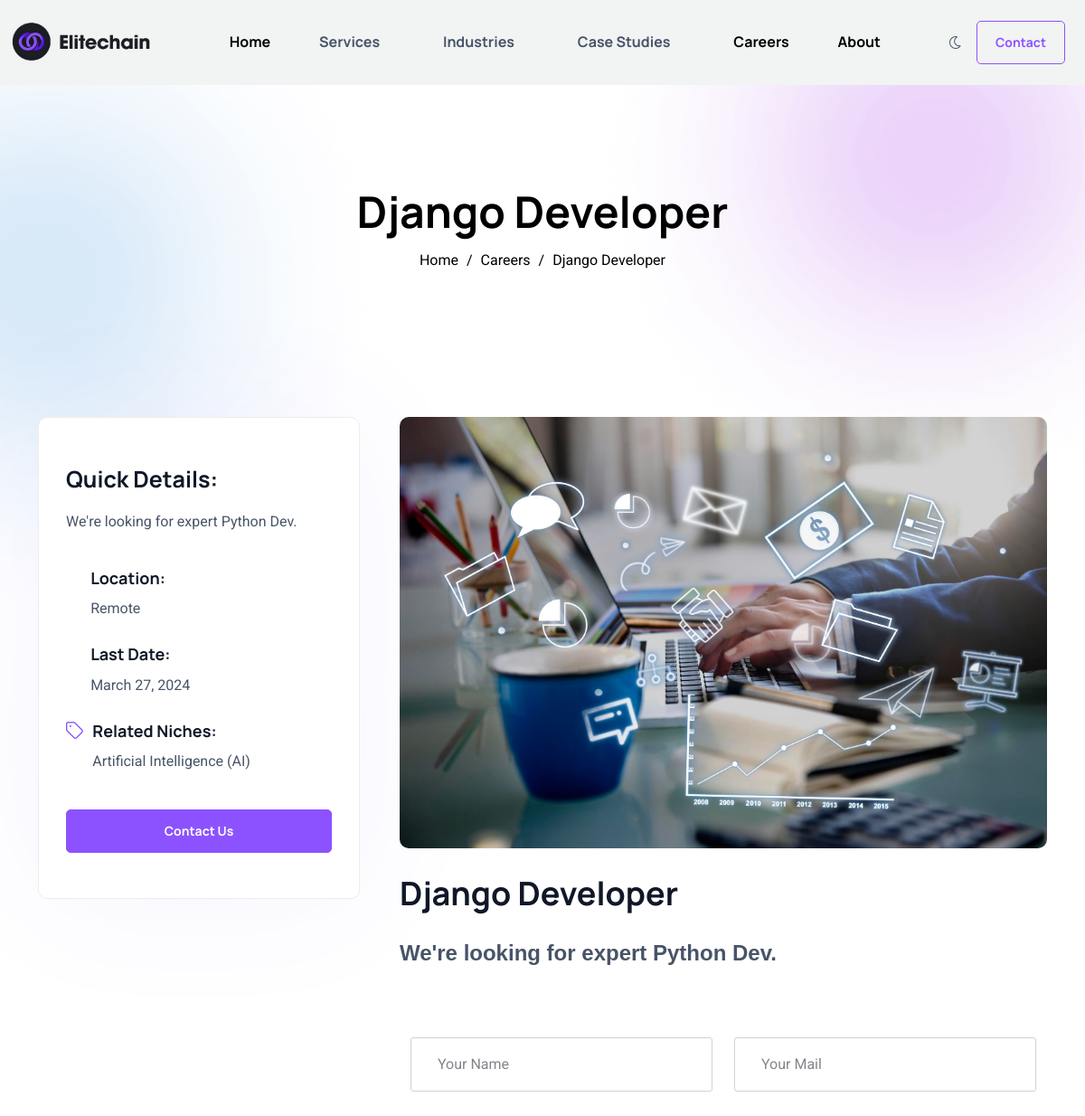
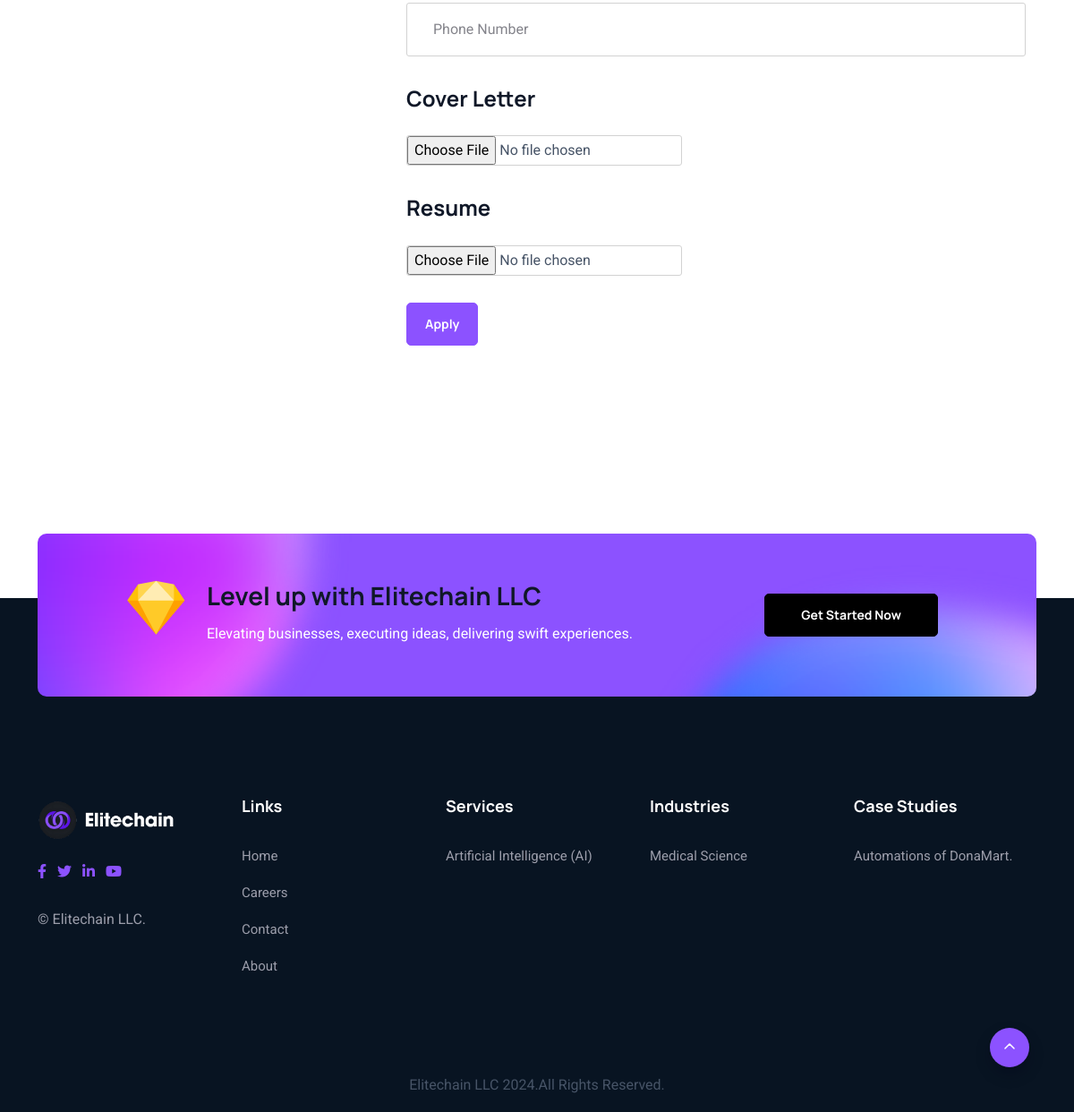
/careers/apply/django-developer, run on the app's committed database (2 pictures, top to bottom).
### client/models.py (models this page shows, shortened)
class Job(models.Model):
    name = models.CharField(max_length=90, null=False, blank=False)
    slug = models.SlugField(max_length=90, null=False, blank=False)
    short_detail = models.CharField(max_length=200, null=False, blank=False)
    date = models.DateField(null=False, blank=False,default=datetime.now)
    active = models.BooleanField(null=False, blank=False,default=False)
    location = models.CharField(max_length=200, null=False, blank=False,default="Location")
    tags = models.ManyToManyField(Tag)
    details = FroalaField()
    class Meta:
        indexes = [
            models.Index(fields=['name']),
        ]

class Tag(models.Model):
    tag_name = models.CharField(max_length=90)

class Industries(models.Model):
    name = models.CharField(max_length=90, null=False, blank=False)
    title = models.CharField(max_length=180, null=False, blank=False)
    core_line = models.CharField(max_length=400, null=False, blank=False)
    square_image = models.ImageField(upload_to='services/')
    image = models.ImageField(upload_to='services/')
    tags = models.ManyToManyField(Tag)  # Change ForeignKey to ManyToManyField
    description = FroalaField()  # Fixed typo in field name

class CaseStudies(models.Model):
    name = models.CharField(max_length=90, null=False, blank=False)
    slug = models.SlugField(max_length=300, null=False, blank=False)
    title = models.CharField(max_length=180, null=False, blank=False)
    core_line = models.CharField(max_length=400, null=False, blank=False)
    date = models.DateField(null=False, blank=False)
    image = models.ImageField(upload_to='services/')
    square_image = models.ImageField(upload_to='services/')
    tags = models.ManyToManyField(Tag)  # Change ForeignKey to ManyToManyField
    description = FroalaField()  # Fixed typo in field name

### client/views.py (the view, shortened to what this page needs)
# urls.py: path('careers/apply/<slug:name>',ApplyView.as_view(),name="Apply"),
class ApplyView(TemplateView):
    template_name = 'apply.html'
    def get_context_data(self, **kwargs):
        context = super().get_context_data(**kwargs)
        name = kwargs.get('name')
        job_detail = Job.objects.get(slug=name)
        services = Service.objects.values_list('name', flat=True)
        services_with_slugs = [(name, slugify(name)) for name in services]
        context["services"] = services_with_slugs
        context["Job"] = job_detail
        services = Service.objects.values_list('name', flat=True)
        services_with_slugs = [(name, slugify(name)) for name in services]
        context["services"] = services_with_slugs
        cases1 = CaseStudies.objects.values('name','slug')
        context["cases1"] = cases1
        industries1 = Industries.objects.values_list('name', flat=True)
        industries1_with_slugs = [(name, slugify(name)) for name in industries1]
        context["industries1"] = industries1_with_slugs
        return context

### client/templates/apply.html (shortened to what this page needs)
{% extends "plate.html" %}
{% load static %}
{% block body %}
<div id="smooth-wrapper">
<div id="smooth-content">
<div class="xc-breadcrumb__area">
<div class="xc-breadcrumb__bg w-img">
<img alt="" src="{% static 'assets/img/backgroud/breadcrumb-bg.png' %}"/>
</div>
<div class="container">
<div class="row">
<div class="col-xxl-12">
<div class="xc-breadcrumb__content text-center p-relative z-index-1">
<h3 class="xc-breadcrumb__title">{{Job.name}}</h3>
<div class="xc-breadcrumb__list">
<span><a href="#">Home</a></span>
<span class="dvdr">/</span>
<span><a href="/careers/">Careers</a></span>
<span class="dvdr">/</span>
<span>{{Job.name}}</span>
</div>
</div>
</div>
</div>
</div>
</div>
<section class="service__area pt-120 pb-30">
<div class="container">
<div class="row">
<div class="col-lg-8">
<div class="xc-service-details__left mb-90">
<div class="xc-service-details__img w-img">
<img alt="" src="{% static 'assets/img/resourse/service-details.jpg' %}"/>
</div>
<h2>{{Job.name}}</h2>
<p>{{Job.details | safe}}</p>
                <div class="xc-contact-page__section pt-50 pb-90">
                    <div class="container">
                        <div class="row">
                                <div class="xc-contact-page__form">
                                    <form method="POST">
                                        <div class="row">
                                            <div class="col-lg-6">
                                                <div class="xc-contact-page__input-box">
                                                    <input type="text" id="name" name="name" placeholder="Your Name" required>
                                                </div>
                                            </div>
                                            <div class="col-lg-6">
                                                <div class="xc-contact-page__input-box">
                                                    <input type="email" id="email" name="email" placeholder="Your Mail" required>
                                                </div>
                                            </div>
                                            <div class="col-12">
                                                <div class="xc-contact-page__input-box">
                                                    <input type="text" id="subject" name="number" placeholder="Phone Number" required>
                                                </div>
                                            </div>
                                             <div class="col-12">
                                                <div class="xc-contact-page__input-box">
                                                    <h4>Cover Letter</h4>
                                                    <input type="file" id="subject" name="cover_letter" placeholder="Phone Number" required>
                                                </div>
                                            </div>
                                             <div class="col-12">
                                                <div class="xc-contact-page__input-box">
                                                    <h4>Resume</h4>
                                                    <input type="file" id="subject" name="resume" placeholder="Phone Number" required>
                                                </div>
                                            </div>
                                            <div class="col-12">
                                                <div class="">
                                                    <button type="submit" class="xc-btn">Apply</button>
                                                </div>
                                            </div>
                                        </div>
                                    </form>
                            </div>
                        </div>
                    </div>
                </div>
</div>
</div>
<div class="col-lg-4 order-lg-first">
<div class="xc-service-details__right">
<div class="xc-service-details__right-content">
<h3 class="xc-service-details__sidebar-title">Quick Details:</h3>
<p>{{Job.short_detail}}</p>
</div>
<div class="xc-service-details__meta flex-wrap mb-40">
<div class="xc-service-details__meta-item d-flex align-items-start">
<div class="xc-service-details__meta-icon">
<span class="xc-icon"><i class="fa-thin fa-user-tie"></i></span>
</div>
<div class="xc-service-details__meta-content">
<h5>Location:</h5>
<span>{{Job.location}}</span>
</div>
</div>
<div class="xc-service-details__meta-item d-flex align-items-start">
<div class="xc-service-details__meta-icon">
<span class="xc-icon"><i class="fa-thin fa-award"></i></span>
</div>
<div class="xc-service-details__meta-content">
<h5>Last Date:</h5>
<span>{{Job.date}}</span>
</div>
</div>
<div class="xc-service-details__meta-item d-flex align-items-start">
<div class="xc-service-details__meta-icon">
<span><i class="fa-light fa-tag"></i></span>
</div>
<div class="xc-service-details__meta-content">
<h5>Related Niches:</h5>
<span>
  {% for tag in Job.tags.all %}
        {{ tag.tag_name }}
                            {% endfor %}
</span>
</div>
</div>
</div>
<div class="xc-service-details__info-btn">
<a class="xc-btn w-100 text-center" href="/contact/">Contact Us</a>
</div>
</div>
</div>
</div>
</div>
</section>
{% endblock body %}

### client/templates/plate.html (shortened to what this page needs)
{% load static %}
<!DOCTYPE html>
<html class="no-js" lang="zxx">
<head>
<link href="{% static 'assets/vendors/bootstrap/css/bootstrap.min.css' %}" rel="stylesheet" type="text/css"/>
<link href="{% static 'assets/vendors/mean-menu/meanmenu.css' %}" rel="stylesheet" type="text/css"/>
<link href="{% static 'assets/vendors/odometer/odometer.min.css' %}" rel="stylesheet" type="text/css"/>
<link href="{% static 'assets/vendors/magnific-popup/magnific-popup.css' %}" rel="stylesheet" type="text/css"/>
<link href="{% static 'assets/vendors/animate/animate.css' %}" rel="stylesheet" type="text/css"/>
<link href="{% static 'assets/vendors/swiper/swiper-bundle.css' %}" rel="stylesheet" type="text/css"/>
<link href="{% static 'assets/vendors/owl-carousel/owl.carousel.min.css' %}" rel="stylesheet" type="text/css"/>
<link href="{% static 'assets/vendors/owl-carousel/owl.theme.default.min.css' %}" rel="stylesheet" type="text/css"/>
<link href="{% static 'assets/vendors/nice-select/nice-select.css' %}" rel="stylesheet" type="text/css"/>
<link href="{% static 'assets/vendors/font-awesome-pro/css/fontawesome.min.css' %}" rel="stylesheet" type="text/css"/>
<link href="{% static 'assets/vendors/spacing/spacing.css' %}" rel="stylesheet" type="text/css"/>
<link href="{% static 'assets/css/main.css' %}" rel="stylesheet" type="text/css"/>
</head>
<body>
<div class="xc-page-wrapper">
<header>
<div class="xc-header-one__header theme-bg-3">
<div class="xc-header-one__main" id="xc-header-sticky">
<div class="container modified-header">
<div class="xc-header-one__main-wrapper">
<div class="xc-header-one__left">
<div class="xc-header-one__logo xc-disabled-dark">
<a href="index.html"><img alt="logo" src="{% static 'assets/Elitechain-dark.png' %}"/></a>
</div>
</div>
<div class="xc-header-one__right">
<div class="xc-header-one__right-menu d-flex flex-wrap justify-content-between align-items-center">
<div class="main-menu d-none d-xl-block">
<nav id="mobile-menu">
<ul class="ul-0">
<li>
<a href="/">Home</a>
</li>
<li class="has-dropdown">
<a>Services</a>
</li>
<li class="has-dropdown">
<a>Industries</a>
</li>
<li class="has-dropdown">
<a>Case Studies</a>
</li>
<li>
<a href="/careers/">Careers</a>
</li>
<li><a href="/about/">About</a></li>
</ul>
</nav>
</div>
<div class="xc-header-one__right-btn d-none d-md-flex">
<button class="xc-dark-swich">
<i class="moon fa-light fa-moon"></i>
</button>
<div class="xc-header-bnt-1">
<a class="xc-border-btn" href="/contact/">Contact</a>
</div>
</div>
</div>
</div>
</div>
</div>
</div>
</div>
</header>
<div class="xc-back-to-top-wrapper xc-back-to-top-btn-show">
<button class="xc-back-to-top-btn" id="xc_back-to-top" type="button">
<svg fill="none" height="7" viewbox="0 0 12 7" width="12" xmlns="http://www.w3.org/2000/svg">
<path d="M11 6L6 1L1 6" stroke="currentColor" stroke-linecap="round" stroke-linejoin="round" stroke-width="1.5"></path>
</svg>
</button>
</div>
{% block body %}{% endblock body %}
<div class="xc-cta-two__section wow xcfadeUp">
<div class="container">
<div class="xc-cta-two__inner theme-bg p-relative z-1 include-bg" data-background="{% static 'assets/img/shapes/cta-shape-2.png' %}">
<div class="row align-items-center">
<div class="col-md-8">
<div class="xc-cta-two__content">
<div class="xc-cta-two__icon">
<img alt="" src="{% static 'assets/img/icons/fun-6.png' %}"/>
</div>
<div class="xc-cta-two__title-wraper">
<h3 class="xc-cta-three__title">Level up with Elitechain LLC</h3>
<p>Elevating businesses, executing ideas, delivering swift experiences.</p>
</div>
</div>
</div>
<div class="col-lg-4">
<div class="xc-cta-two__btn mb-10">
<a class="xc-btn xc-black-btn" href="#">Get Started Now</a>
</div>
</div>
</div>
</div>
</div>
</div>
<footer class="xc-footer-one__section style-2 black-footer pt-100 footer-bg">
<div class="container">
<div class="xc-footer-one__top pb-60">
<div class="row">
<div class="col-lg-3 col-6 Smart">
<div class="xc-footer__widget mb-30">
<div class="xc-footer__widget-about">
<div class="xc-footer__widget-logo xc-disabled-dark">
<a href="index.html"><a href="index.html"><img alt="logo" src="{% static 'assets/Elitechain-light.png' %}"/></a>
</a></div>
<div class="xc-footer__widget-social">
<a href="#"><span><i class="fab fa-facebook-f"></i></span></a>
<a href="#"><span><i class="fab fa-twitter"></i></span></a>
<a href="#"><span><i class="fab fa-linkedin-in"></i></span></a>
<a href="#"><span><i class="fab fa-youtube"></i></span></a>
</div>
<p class="xc-footer__widget-info">© Elitechain LLC.</p>
</div>
</div>
</div>
<div class="col-lg-3 col-6 Smart">
    <div class="xc-footer__widget mb-30">
        <h3 class="xc-footer__widget-title">Links</h3>
        <div class="xc-footer__widget-nav">
            <ul>
                <li><a href="/">Home</a></li>
                <li><a href="/careers/">Careers</a></li>
                <li><a href="/contact/">Contact</a></li>
                <li><a href="/about/">About</a></li>
            </ul>
        </div>
    </div>
</div>
<div class="col-lg-3 col-6 Smart">
    <div class="xc-footer__widget mb-30">
        <h3 class="xc-footer__widget-title">Services</h3>
        <div class="xc-footer__widget-nav">
            <ul>
                {% for service_name, service_slug in services %}
                <li><a href="{% url 'Service' service_slug %}">{{ service_name }}</a></li>
                {% endfor %}
            </ul>
        </div>
    </div>
</div>
<div class="col-lg-3 col-6 Smart">
    <div class="xc-footer__widget mb-30">
        <h3 class="xc-footer__widget-title">Industries</h3>
        <div class="xc-footer__widget-nav">
            <ul>
                {% for industries_name, industries_slug in industries1 %}
                <li><a href="{% url 'Industry' industries_slug %}">{{ industries_name }}</a></li>
                {% endfor %}
            </ul>
        </div>
    </div>
</div>
<div class="col-lg-3 col-6 Smart">
    <div class="xc-footer__widget mb-30">
        <h3 class="xc-footer__widget-title">Case Studies</h3>
        <div class="xc-footer__widget-nav">
            <ul>
                {% for cases1a in cases1 %}
                <li><a href="{% url 'Case' cases1a.slug %}">{{ cases1a.name }}</a></li>
                {% endfor %}
            </ul>
        </div>
    </div>
</div>
</div>
</div>
</div>
<div class="xc-footer-one__copyright has-border">
<div class="container">
<div class="row">
<div class="col-12">
<p class="xc-footer-two__copyright-text text-center">Elitechain LLC 2024.All Rights
Reserved.</p>
</div>
</div>
</div>
</div>
</footer>
</div>
</body>
</html>

### client/templates/plate.html (style rules this page uses)
@media screen and (min-width: 1200px) { .modified-header { max-width: 1219px !important; } }
@media screen and (min-width: 1200px) { .Smart { width:20% !important; } }

### data on the page
Job: name "Django Developer", details "We're looking for expert Python Dev.", short_detail "We're looking for expert Python Dev.", location "Remote", date "March 27, 2024"
Tag: tag_name "Artificial Intelligence (AI)"
Industries: name "Medical Science"
CaseStudies: name "Automations of DonaMart."

### other printed values
{{ service_name }} "Artificial Intelligence (AI)"
